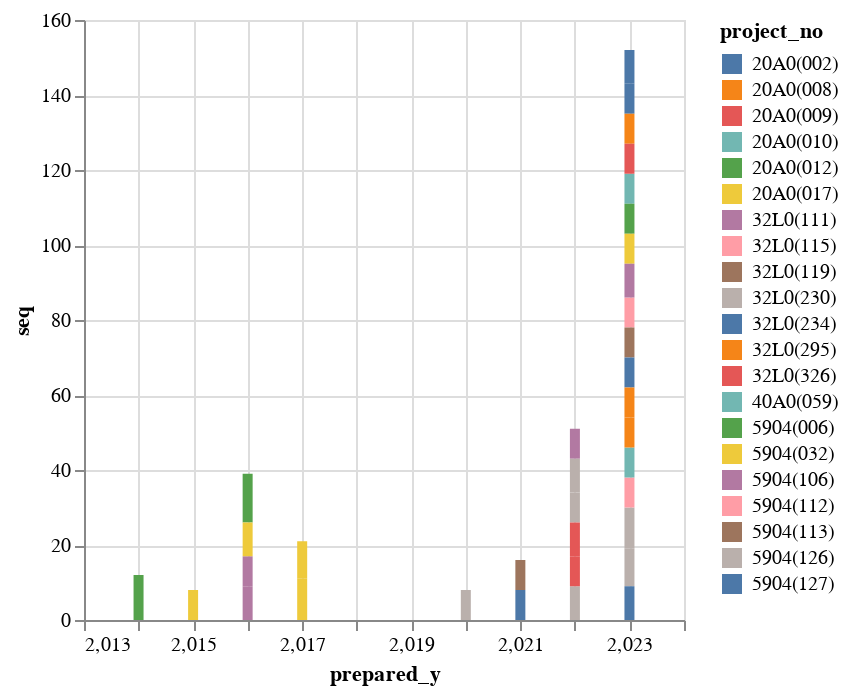

Here is the notebook cell this chart was saved with:
### Code cell
#curious to see where/when the sequences fall on a timeline for different projects
(alt.Chart(df_hc>> filter(_.seq >= 8)).mark_bar().encode(x="prepared_y", y = "seq", color="project_no"))
